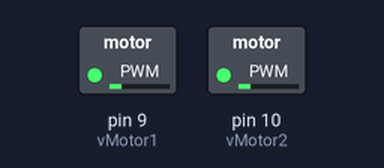
Bench run of a sketch on a simulated Arduino Uno, built with avr-gcc and run on an emulated ATmega328P. On the bench: switched loads named in the sketch (green lamp = pin HIGH).

Above: at 0.05 s.
At 2.55 s:
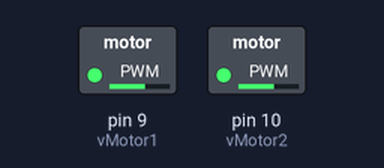
At 4.7 s:
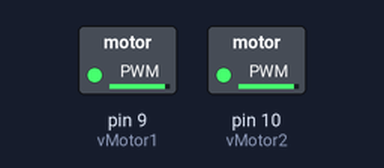
At 9.4 s:
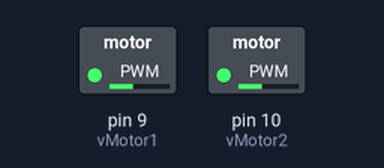
Timing chart, 0 to 13.8 s (numbered marks = the images above):
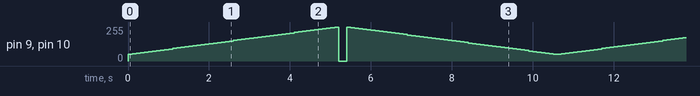

The sketch:

ConstantFadeVibrations.ino
```cpp
// These variables are not changing so using constant variables
const int vMotor1 = 9;
const int vMotor2 = 10;

// Targeted respiratory rate
int respiratoryRate = 6;

// milliseconds, the break between inhale and exhale
int pause = 200;

/* There is this pause after each decrease, before the next breath starts.
   It happens probably because the vibration frequency values get so low that the motor
   cannot produce it anymore. This is why we are starting the fading from a higher value than 0.
*/
int minFrq = 50;

// sets in how big steps the frequency changes
int fadeStep = (255-minFrq)/((60/respiratoryRate + pause*0.001)/0.2);

/* The resulting respiratory rate is result of the fadeStep value and the pauses between breaths.
 FadeStep determines how fast we move from 0 value to value 255.
 We can calculate the respiratory rate by:
 60s / ((255 / fadeStep * a * b * c) + pauseTime * 2)
 Where (a * b * c = 0.2)
 a = 100ms, delay between steps of vibration frequency
 b = 2, because we want to count both inhale and exhale
 c = 0.001 because we want to result in seconds instead of millisecond
*/


void setup() {
}

void loop() {

  // fade in from min to max in increments of 5 points:
  for (int fadeValue = minFrq; fadeValue <= 255; fadeValue += fadeStep) {

    // sets the value (range from 0 to 255):
    analogWrite(vMotor1, fadeValue);
    analogWrite(vMotor2, fadeValue);

    // sets how long delay is betweeen the frequency changes
    // ! Changing this will affect the respiratory rate
    delay(100);
  }

  // Stop for a while during the peak before exhale instructions start
  analogWrite(vMotor1, 0);
  analogWrite(vMotor2, 0);

  delay(pause);

  // fade out from max to min in increments of 5 points:
  for (int fadeValue = 255; fadeValue >= minFrq; fadeValue -= fadeStep) {

    // sets the value (range from 0 to 255):
    analogWrite(vMotor1, fadeValue);
    analogWrite(vMotor2, fadeValue);

    // sets how long delay is betweeen the frequency changes
    // ! Changing this will affect the respiratory rate
    delay(100);
  }

}
```

Measured:
- by itself, pin 9 (vMotor1), pin 10 (vMotor2): moves between 0/255 and 255/255, repeating every 10.6 s
